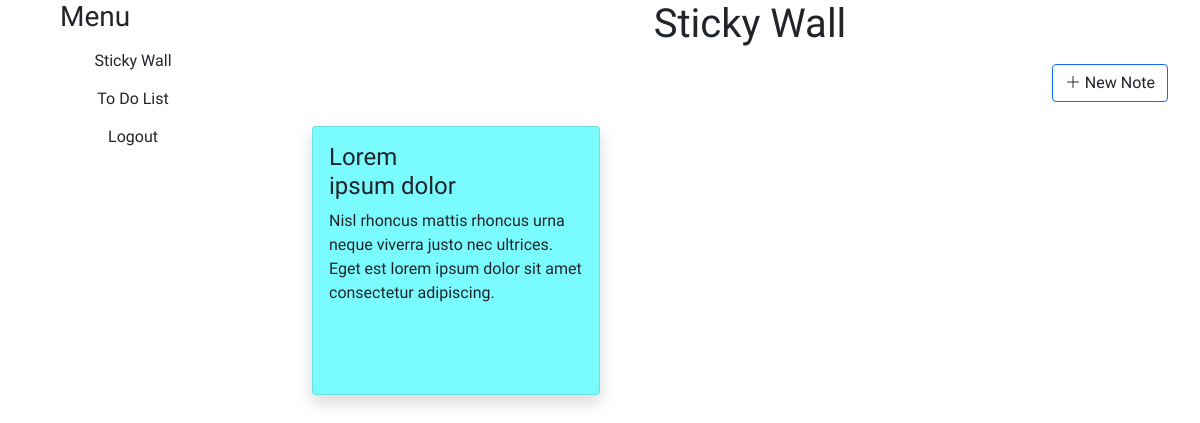
The page /stickynote.php (signed in) on the database its author committed.
### tables this page shows
CREATE TABLE `note` (
  `note_id` int(11) NOT NULL,
  `user_id` int(11) NOT NULL,
  `note_title` varchar(255) NOT NULL,
  `note_body` varchar(255) NOT NULL
);

### PDOclass.php (called while the page is built, shortened)
<?php
class Database {
    private $host;
    private $user;
    private $pass;
    private $dbname;
    private $status;
    private $conn;
    public function __construct() {
        $this->host = 'localhost';
        $this->user = 'root';
        $this->pass = '';
        $this->dbname = 'todolistDB';
        $this->status = false;
        $this->conn = $this->init();
    }
    public function getStatus() {
        return $this->status;
    }
    public function getConn() {
        return $this->conn;
    }
    private function init() {
        try {
            $conn = new PDO("mysql:host=$this->host;dbname=$this->dbname", $this->user, $this->pass);
            $conn->setAttribute(PDO::ATTR_ERRMODE, PDO::ERRMODE_EXCEPTION);
            $this->status = true;
            return $conn;
        }
        catch(PDOException $e) {
            return $e;
        }
    }
}
?>

### backend.php (the view, shortened to what this page needs)
<?php
require "PDOclass.php";
function getAllNote() {
    try {
        $db = new Database();
        if ($db->getStatus()) {
            $query = $db->getConn()->prepare("SELECT * FROM note WHERE user_id = ? ORDER BY note_id DESC");
            $query->execute(array($_SESSION['user_id']));
            $result = $query->fetchAll(PDO::FETCH_ASSOC);
            $colors = [
                '0' => "background-color: rgb(255, 101, 163)",
                '1' => "background-color: rgb(254, 255, 156)",
                '2' => "background-color: rgb(201, 167, 235)",
                '3' => "background-color: rgb(176, 218, 255)",
                '4' => "background-color: rgb(255, 165, 89)",
                '5' => "background-color: rgb(221, 255, 187)",
                '6' => "background-color: rgb(254, 161, 161)",
                '7' => "background-color: rgb(122, 252, 255)",
                '8' => "background-color: rgb(173, 228, 219)",
                '9' => "background-color: rgb(232, 170, 66)"
            ];
            foreach ($result as $note) {
                $bg = $colors[$note['note_id'] % 10];
                echo "<div class='col-4 mt-3'>
                    <div class='card shadow border-rounded' style='width: 18rem; height: 269px; $bg'>
                        <div class='card-body text-start'>
                            <div class='row'>
                                <div class='col-7'>
                                    <h4 class='card-title'> " . $note['note_title'] . " </h4>
                                </div>
                                <div class='col-5 justify-content-end d-flex'>
                                    <button class='btn' data-bs-toggle='modal' data-bs-target='#updateNoteModal' onclick='changeDataUpdateModal(" . htmlspecialchars(json_encode([$note['note_id'], $note['note_title'], $note['note_body']]), ENT_QUOTES) . ")'><i class='bi bi-pencil'></i></button>
                                    <button class='btn' data-bs-toggle='modal' data-bs-target='#deleteNoteModal' onclick='changeDataDeleteModal(" . $note['note_id'] . ")'><i class='bi bi-x-lg'></i></button>
                                </div>
                            </div>
                            <p class='card-text custom-text'>" . $note['note_body'] . "</p>
                        </div>
                    </div>
                </div>";
            }
        } else {
            return "error";
        }
    } catch (Exception $e) {
        return $e;
    }
}

### stickynote.php (style rules this page uses)
body { background-repeat: no-repeat; background-size: cover; font-family: 'Patrick Hand', cursive; }
.custom-text { white-space: pre-line; }

### rows shown on the page
note: note_title "Lorem ipsum dolor", note_body "Nisl rhoncus mattis rhoncus urna neque viverra justo nec ultrices. Eget est lorem ipsum dolor sit amet consectetur adipiscing."
